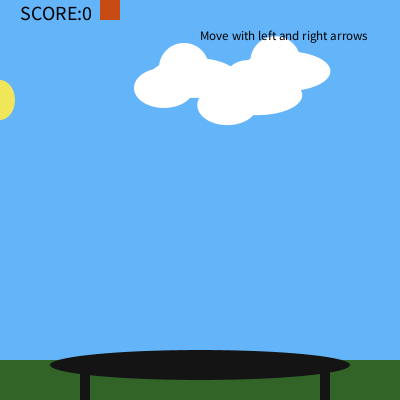
Frame 1 (no input)
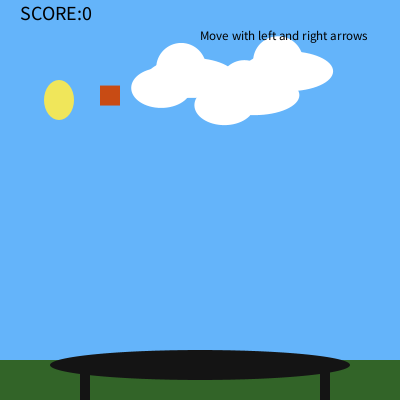
Frame 60 (the mouse pressed at the canvas centre just before this capture)
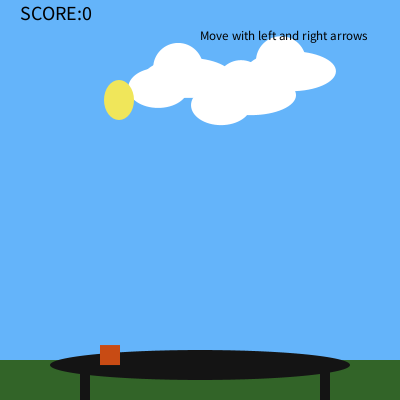
Frame 120 (the mouse held since frame 60 and released just before this capture)

The Processing sketch that drew these frames (run headless with seeded random() and noise(); from frame 60 on, the mouse is pressed at the canvas centre):

// Processing sketch: processing_163957
// ── processing_163957.pde

/*///////////////////////////////////////////////////////////////
 ** Assignment 2: Interactive Tow
 ** Trampoline Coin Bounce by Gabrielle Harte
/*///////////////////////////////////////////////////////////////


//Points variable
int points=0;


//Cloud Variables
float cloudX = random(0, 300);
float cloudY = random(0, 300);

float cloud2X = random(0, 300);
float cloud2Y = random(0, 300);

float cloud3X = random(0, 300);
float cloud3Y = random(0, 300);

//Coin Variables
float coinX = 0;
float coinY = 100;
float coinSpeed = 1;

//Player Variables
float playerX = 100 ;
float playerY = 0 ;
float playerSpeed = 0;

float gravity= .05;


///////////////////////////////////////////
// SETUP
///////////////////////////////////////////

void setup() {
  frameRate(60);
  size(400, 400);
  background(100, 180, 250);
}

///////////////////////////////////////////
//DRAW
///////////////////////////////////////////

void draw() {
  noStroke();

  background(100, 180, 250);

  drawGrass();
  drawClouds();
  drawTrampoline();
  drawCoin();
  drawPlayer();
  drawFont();
}

//draws Grass
void drawGrass() {
  fill (50, 100, 40);
  rect (0, 360, 400, 400);
}


//draws Clouds
void drawClouds() {
  fill(255);
  ellipseMode(CENTER);

  //cloud 1
  ellipse(cloudX, cloudY, 90, 40);
  ellipse(cloudX-30, cloudY+10, 60, 40);
  ellipse(cloudX-10, cloudY-10, 50, 50);

  //Cloud 2
  ellipse(cloud2X, cloud2Y, 90, 40);
  ellipse(cloud2X-30, cloud2Y+10, 60, 40);
  ellipse(cloud2X-10, cloud2Y-10, 50, 50);

  //Cloud 3
  ellipse(cloud3X, cloud3Y, 90, 40);
  ellipse(cloud3X-30, cloud3Y+10, 60, 40);
  ellipse(cloud3X-10, cloud3Y-10, 50, 50);


  //make X speeed of clouds slow 
  cloudX = cloudX + random(-0.1);
  cloud2X = cloud2X - random(-0.1);
  cloud3X = cloud3X + random(-0.1);
}


//draws trampoline
void drawTrampoline() {
  ellipseMode(CORNERS);
  fill(20);
  ellipse(50, 380, 350, 350);

  //trampoline legs
  rect(80, 370, 10, 100);
  rect(320, 370, 10, 100);
}

//draws coin
void drawCoin() {
  ellipseMode(CENTER);
  fill(240, 230, 90);
  ellipse(coinX, coinY, 30, 40);

  //have the coin move on the X axis
  coinX = coinX + coinSpeed;

  //when the coin reaches 400, put back to zero
  if ((coinX > width) || (coinX < 0)) {
    coinX = 0;
    coinY = random(70, 300);
  }

  // When coin collected,  change coinX position to - 50 and
  //increase points by 1
  if ((coinY > playerY && coinY < playerY+30 && coinX > playerX && coinX < playerX+30)) {
    points = points + 1;
    coinX = -100;
    coinSpeed = coinSpeed + 0.1;
  }
}
//draw player
void drawPlayer() {
  fill(200, 75, 20);
  rect (playerX, playerY, 20, 20); 


  //add speed to player
  playerY= playerY + playerSpeed;

  //add gravity
  playerSpeed = playerSpeed + gravity;


  //keep player inside screen
  playerX=constrain(playerX, 0, 380);
  playerY=constrain(playerY, 0, 400);


  //when player hits trampoline, reverse speed
  if (playerY > height/1.2) {
    playerSpeed = playerSpeed  -.9999;
  }


  //draw player movement with key pressed
  if (keyPressed) {
    if (keyCode == LEFT) {
      playerX-=5;
    } else if (keyCode == RIGHT) {
      playerX+=5;
    }
  }
}
void drawFont() {
  //Show points with text
  textSize(20);
  fill(0);
  text ("SCORE:"+points, 20, 20);


  //Display movement instructions
  textSize(13);
  text("Move with left and right arrows", 200, 40);
}
